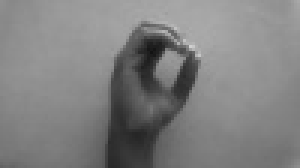
#> input picture archive/Sign Language for Numbers/0/zero_1040.jpg, 100 x 56 px (shown 3 times larger); its folder holds only this picture in this run
$ jupyter execute --allow-errors 'Code1 (LightGBM) - Sign language for numbers.ipynb'
#> lines starting #> are read from the running program, lines starting #| are printed output that depends on the picture; after the words box and inside, x2 and y2 are one past the last pixel; in counts of white or black regions, pixels touching at a corner belong together
[cell 1]
import numpy as np
import matplotlib.pyplot as plt
import cv2
import os
from skimage.feature import canny
from sklearn.preprocessing import LabelEncoder

[cell 2]
# EDGE BASED SEGMENTATION
def preprocess1(image):
  # resizing
  image = cv2.resize(image,(96,96))
  # gray scaling
  image = cv2.cvtColor(image, cv2.COLOR_BGR2GRAY)
  # log transformation
  c=0
  if np.max(image) == 0:
        c=0
  else:
        c = 255 / np.log(1 + np.max(image))
  log_image = c * (np.log(image + 1))
  log_image = np.array(log_image, dtype = np.uint8)
  # canny edge detection
  image = canny(log_image)
  return image

[cell 3]
rootdir = 'archive/Sign Language for Numbers'
images = []
labels = []

for folder in os.listdir(rootdir):
    classes = os.path.join(rootdir,folder)
    label = folder
    for file in os.listdir(classes):
        img = os.path.join(classes, file)
        image = cv2.imread(img)
#> image is the input picture: shape (56, 100, 3); min 18, max 208, mean 128.4
        image = preprocess1(image)
#> in preprocess1, `image = cv2.resize(image,(96,96))`:
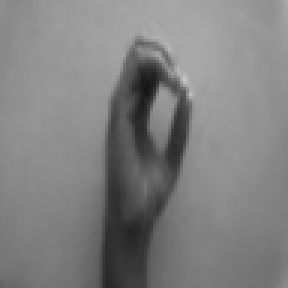
#> image: shape (96, 96, 3) (shown 3 times larger); min 21, max 202, mean 128.3
#> in preprocess1, `c = 255 / np.log(1 + np.max(image))`: c = 47.99
#> in preprocess1, `log_image = c * (np.log(image + 1))`:
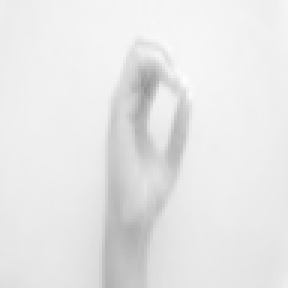
#> log_image: shape (96, 96) float16 (shown 3 times larger); min 148.4, max 255, mean 231.4
#> in preprocess1, `image = canny(log_image)`:
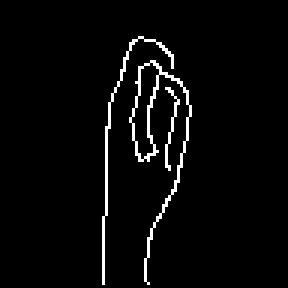
#> image: shape (96, 96) bool (shown 3 times larger); 3.3% white in thin lines or dots, all inside (x1, y1, x2, y2) = (34, 12, 64, 95)
        images.append(image)
        labels.append(label)
#> pass 2 of the loop `for folder in os.listdir(rootdir):`:
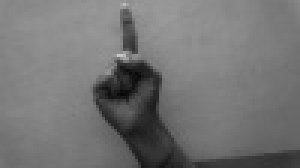
#> input picture archive/Sign Language for Numbers/1/one_1026.jpg, 100 x 56 px (shown 3 times larger)
#> image is the input picture: shape (56, 100, 3); min 8, max 198, mean 116.1
#> in preprocess1 (call 2), `image = cv2.resize(image,(96,96))`:
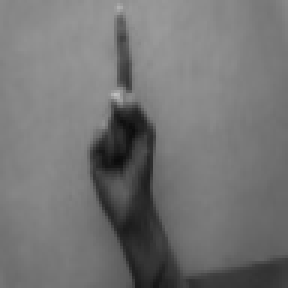
#> image: shape (96, 96, 3) (shown 3 times larger); min 11, max 190, mean 116
#> c = 48.55
#> in preprocess1 (call 2), `image = canny(log_image)`:
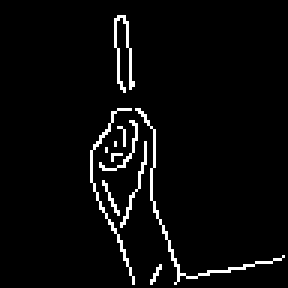
#> image: shape (96, 96) bool (shown 3 times larger); 3.8% white in thin lines or dots, all inside (x1, y1, x2, y2) = (30, 5, 95, 95)

encoder = LabelEncoder()
labels = encoder.fit_transform(labels)

[cell 4]
X = np.array(images)
y = np.array(labels)

[cell 5]
import lightgbm as lgb
from sklearn.model_selection import GridSearchCV
from sklearn.metrics import classification_report
from sklearn.datasets import load_digits
from sklearn.model_selection import train_test_split
from sklearn.metrics import accuracy_score

[cell 6]
# Flatten the images
X_flat = X.reshape(X.shape[0], -1)

from sklearn.preprocessing import StandardScaler
X_std = StandardScaler().fit_transform(X_flat)

from sklearn.decomposition import PCA as sklearnPCA
sklearn_pca = sklearnPCA(n_components=80)
#> (the rest of this cell did not finish here and is left out)

[cell 7]
# Split the dataset into training and testing sets
X_train, X_test, y_train, y_test = train_test_split(X, y, test_size=0.3, random_state=42)
#> y_train = [0]; y_test = [1]

# Define LightGBM classifier and parameters to tune
#> (the rest of this cell did not finish here and is left out)
